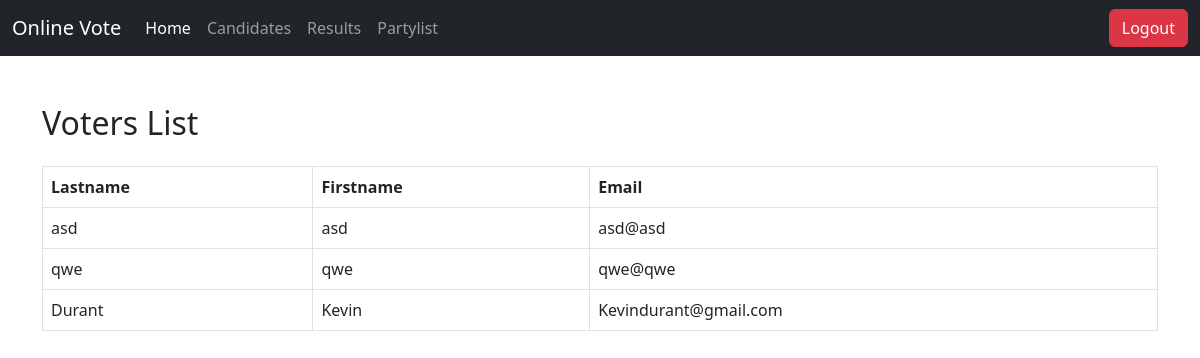
The app's page /admin/voters.php with its own data.
### tables this page shows
CREATE TABLE `voters` (
  `id` int NOT NULL,
  `LastName` varchar(255) NOT NULL,
  `FirstName` varchar(255) NOT NULL,
  `Email` varchar(255) NOT NULL,
  `Username` varchar(255) NOT NULL,
  `password` varchar(255) NOT NULL,
  `is_admin` tinyint(1) DEFAULT '0'
);

### admin/voters.php (the view, shortened to what this page needs)
<?php include('../includes/navbar.php'); ?>
<?php
$conn = new mysqli('localhost', 'root', '', 'online_voting');
$sql = "SELECT * FROM voters";
$result = $conn->query($sql);
?>
<!DOCTYPE html>
<html lang="en">
<head>
    <link rel="stylesheet" href="https://cdn.jsdelivr.net/npm/bootstrap@5.3.0-alpha3/dist/css/bootstrap.min.css">
</head>
<body>
<div class="container mt-5">
    <h2 class="mb-4">Voters List</h2>
    <table class="table table-bordered">
        <thead>
            <tr>
                <th>Lastname</th>
                <th>Firstname</th>
                <th>Email</th>
            </tr>
        </thead>
        <tbody>
            <?php if ($result->num_rows > 0): ?>
                <?php while ($row = $result->fetch_assoc()): ?>
                    <tr>
                        <td><?php echo htmlspecialchars($row['LastName']); ?></td>
                        <td><?php echo htmlspecialchars($row['FirstName']); ?></td>
                        <td><?php echo htmlspecialchars($row['Email']); ?></td>
                    </tr>
                <?php endwhile; ?>
            <?php else: ?>
                <tr>
                    <td colspan="5">No voters found.</td>
                </tr>
            <?php endif; ?>
        </tbody>
    </table>
</div>
</body>
</html>

### records on screen
voters: LastName "asd", FirstName "asd", Email "asd@asd"
voters: LastName "qwe", FirstName "qwe", Email "qwe@qwe"
voters: LastName "Durant", FirstName "Kevin", Email "Kevindurant@gmail.com"
